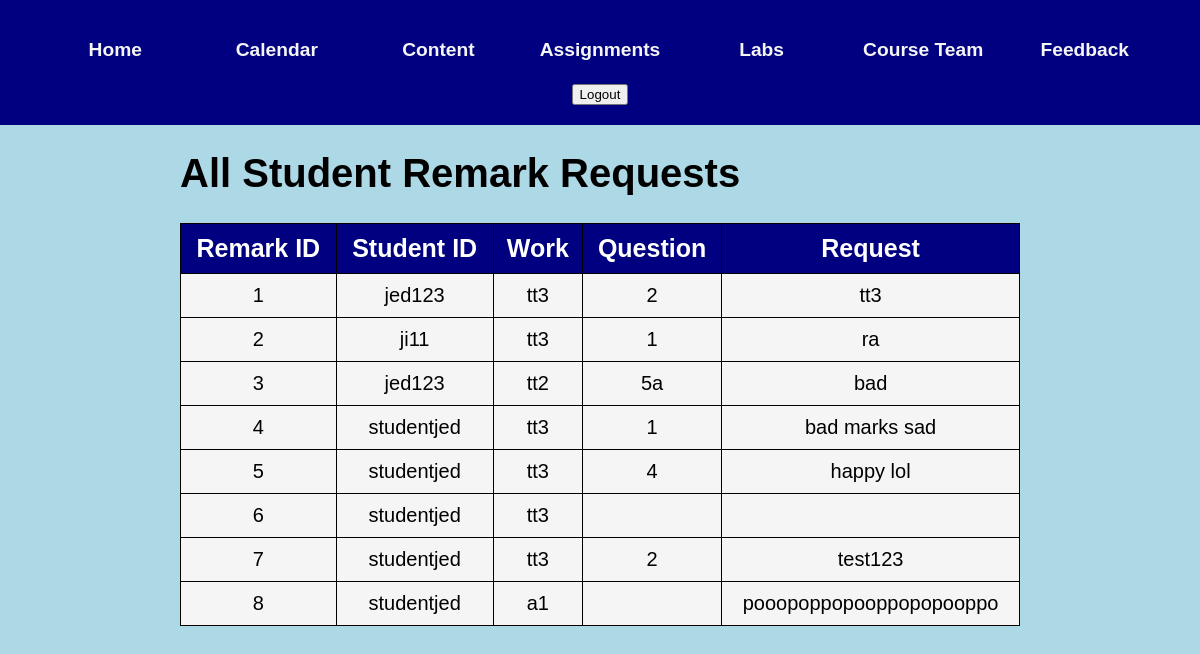
/instructorRemarks.html, run on the app's committed database.
### app.py (models this page shows)
class Remark(db.Model):
    __tablename__ = 'remark'
    rid = db.Column(db.Integer, primary_key=True, autoincrement=True)
    id = db.Column(db.Integer, db.ForeignKey('user.id'), nullable=False)
    work = db.Column(db.String(50), db.ForeignKey('grades.work'), nullable = False)
    question = db.Column(db.Integer)
    request = db.Column(db.String(1000), nullable = False)

class User(db.Model):
    __tablename__ = 'user'
    id = db.Column(db.Integer, primary_key=True,autoincrement = True)
    fname = db.Column(db.String(20), unique=True, nullable=False)
    lname = db.Column(db.String(120), unique=True, nullable=False)
    uname = db.Column(db.String(20), unique=True, nullable=False)
    uemail = db.Column(db.String(120), unique=True, nullable=False)
    upwd = db.Column(db.String(128), nullable=False)  # Increased password length
    utype = db.Column(db.String(120), nullable=False)
    grades = db.relationship('Grade', backref='user', lazy=True)

### app.py (the view)
@app.route('/instructorRemarks.html')
def viewRemarks():
    remarks = db.session.query(Remark, User.uname).join(User, Remark.id == User.id).all()
    return render_template("instructorRemarks.html", remarks=remarks)

### templates/instructorRemarks.html (shortened to what this page needs)
<!DOCTYPE html>
<html lang="en">
<head>
    <link rel="stylesheet" type="text/css" href="../static/css/instructor.css">
</head>
<body>
    <div class="header">
        <header>
            <h6><a href="./index.html">Home</a></h6>
            <h6><a href="./calendar.html">Calendar</a></h6>
            <h6><a href="./content.html">Content</a></h6>
            <h6><a href="./assignments.html">Assignments</a></h6>
            <h6><a href="./labs.html">Labs</a></h6>
            <h6><a href="./team.html">Course Team</a></h6>
            <h6><a href="./feedback.html">Feedback</a></h6>
            <form action="/logout" method="POST">
                <button type="submit">Logout</button>
            </form>
        </header>
    </div>
    <div class="page-border">
        <h1 class="heading">All Student Remark Requests</h1>
        <table>
            <thead>
                <tr>
                    <th>Remark ID</th>
                    <th>Student ID</th>
                    <th>Work</th>
                    <th>Question</th>
                    <th>Request</th>
                </tr>
            </thead>
            <tbody>
                {% for remark, student_name in remarks %}
                <tr>
                    <td>{{ remark.rid }}</td>
                    <td>{{ student_name }}</td>
                    <td>{{ remark.work }}</td>
                    <td>{{ remark.question }}</td>
                    <td>{{ remark.request }}</td>
                </tr>
                {% endfor %}
            </tbody>
        </table>
    </div>
</body>
</html>

### static/css/instructor.css (style rules this page uses)
body { font-family: 'Didact Gothic', sans-serif; font-size: 20px; background-color: lightblue; margin: 0; color: black; }
header { background-color: navy; width: 100%; display: flex; justify-content: center; padding: 20px; margin: 0; text-align: center; box-sizing: border-box; flex-wrap: wrap; }
.header { position: sticky; top: 0; margin: 0 auto; display: flex; align-items: center; justify-content: center; }
.header h6 { width: 8.5rem; height: 35px; font-size: 1.2rem; margin: .8rem; display: flex; align-items: center; justify-content: center; color: blue; }
.header h6 a { color: whitesmoke; text-decoration: none; }
.page-border { margin-left: 15vw; margin-right: 15vw; }
table, th, td { text-align: center; font-size:20px; border: 1px solid; padding: 10px; color: black; }
table { width: 100%; margin-bottom: 50px; padding: 20px; border-collapse: collapse; background-color: whitesmoke; }
th { background-color: navy; color: white; font-size: 25px; padding: 10px; border-color: black; }

### data on the page
Remark: rid "1", uname "jed123", work "tt3", question "2", request "tt3"
Remark: rid "2", uname "ji11", work "tt3", question "1", request "ra"
Remark: rid "3", uname "jed123", work "tt2", question "5a", request "bad"
Remark: rid "4", uname "studentjed", work "tt3", question "1", request "bad marks sad"
Remark: rid "5", uname "studentjed", work "tt3", question "4", request "happy lol"
Remark: rid "6", uname "studentjed", work "tt3"
Remark: rid "7", uname "studentjed", work "tt3", question "2", request "test123"
Remark: rid "8", uname "studentjed", work "a1", request "pooopoppopooppopopooppo"
